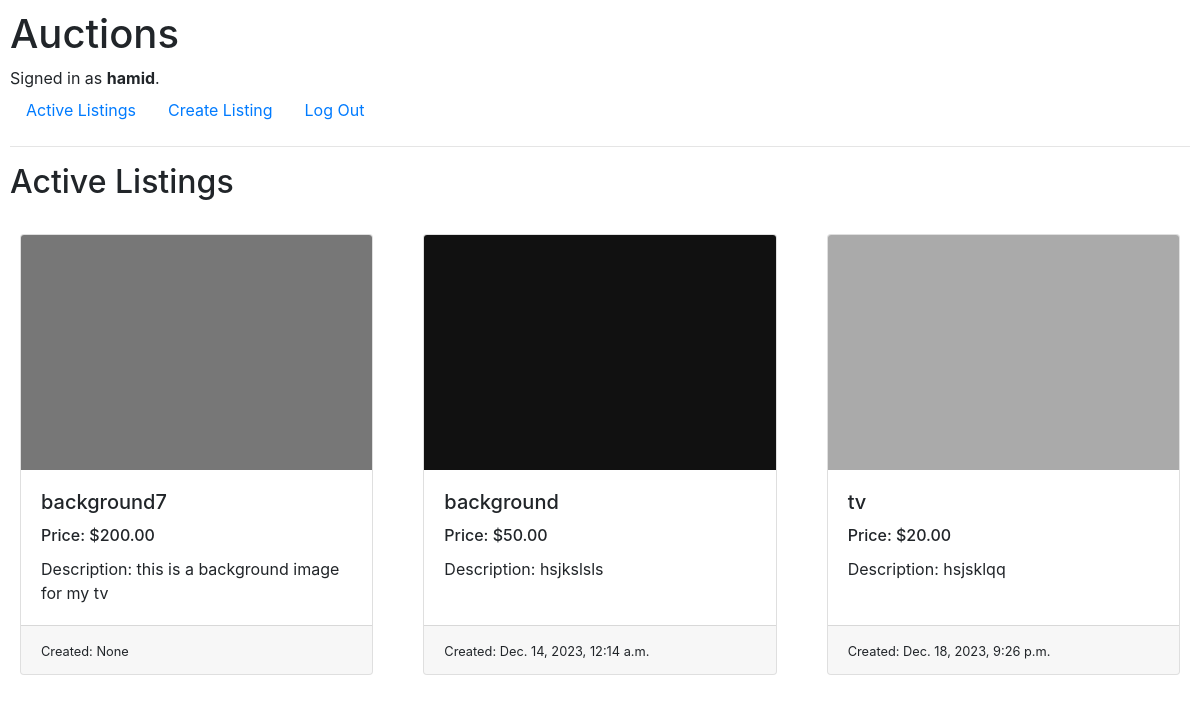
Screenshot of / (signed in) with the database file from the repository.
### auctions/models.py (models this page shows)
class User(AbstractUser):
    pass

class Listing(models.Model):
    product_image = models.ImageField(upload_to='files/images', blank=True, null=True)
    product_name = models.CharField(max_length=200, blank=True, null=True)
    description = models.CharField(max_length=255, blank=True, null=True)
    price = models.DecimalField(max_digits=10, decimal_places=2)
    date_created = models.DateTimeField(blank=True, null=True)
    seller = models.ForeignKey(User, on_delete=models.CASCADE, blank=True, null=True, related_name='seller')
    winner = models.ForeignKey(User, on_delete=models.CASCADE, blank=True, null=True, related_name='winner')

### auctions/views.py (the view)
# urls.py: path("", views.index, name="index"),
def index(request):
    return render(request, "auctions/index.html", {
        "listings": Listing.objects.all()
    })

### auctions/templates/auctions/index.html
{% extends "auctions/layout.html" %}
{% block body %}
    <h2>Active Listings</h2>
    <div class="row row-cols-1 row-cols-md-3 g-4">
        {% for listing in listings %}
        {% if listing.winner == None%}
            <div class="col" id="col" style="padding: 25px;" onclick="location.href='{{listing.id}}'">
                <div class="card h-100">
                    <img src="{{ listing.product_image}}" class="card-img-top" alt="No image listed">
                    <div class="card-body">
                        <h5 class="card-title">{{ listing.product_name }}</h5>
                        <h6 class="card-title">Price: ${{ listing.price }}</h6>
                        <p class="card-text">Description: {{ listing.description }}</p>
                    </div>
                    <div class="card-footer">
                        <small class="text-body-secondary">Created: {{ listing.date_created }}</small>
                    </div>
                </div>
            </div>
            {% endif %}
        {% endfor %}
    </div>
{% endblock %}

### auctions/templates/auctions/layout.html (shortened to what this page needs)
{% load static %}
<!DOCTYPE html>
<html lang="en">
    <head>
        <link rel="stylesheet" href="https://stackpath.bootstrapcdn.com/bootstrap/4.4.1/css/bootstrap.min.css">
        <link href="{% static 'auctions/styles.css' %}" rel="stylesheet">
    </head>
    <body>
        <h1>Auctions</h1>
        <div>
            {% if user.is_authenticated %}
                Signed in as <strong>{{ user.username }}</strong>.
            {% else %}
                Not signed in.
            {% endif %}
        </div>
        <ul class="nav">
            <li class="nav-item">
                <a class="nav-link" href="{% url 'index' %}">Active Listings</a>
            </li>
            {% if user.is_authenticated %}
                <li class="nav-item">
                    <a class="nav-link" href="{% url 'create' %}">Create Listing</a>
                </li>
                <li class="nav-item">
                    <a class="nav-link" href="{% url 'logout' %}">Log Out</a>
                </li>
            {% endif %}
        </ul>
        <hr>
        {% block body %}
        {% endblock %}
    </body>
</html>

### auctions/static/auctions/styles.css (style rules this page uses)
body { padding: 10px; }

### rows the page displays
User: username "hamid"
Listing: product_image (picture), product_name "background7", price "200.00", description "this is a background image for my tv", date_created "None"
Listing: product_image (picture), product_name "background", price "50.00", description "hsjkslsls", date_created "Dec. 14, 2023, 12:14 a.m."
Listing: product_image (picture), product_name "tv", price "20.00", description "hsjsklqq", date_created "Dec. 18, 2023, 9:26 p.m."
